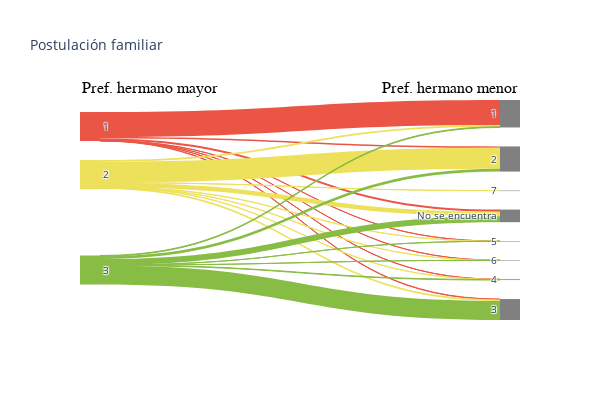

Source (notebook cell):
### Code cell
data_flow = pd.read_csv("/Users/javieragazmuri/ConsiliumBots Dropbox/ConsiliumBots/Projects/Chile/Siblings/data/intermediate/famapp_3_post.csv")
data_flow.head()

import plotly.graph_objects as go

dict_color = {1:'rgb(234,85,69)',2:'rgb(237,225,91)',3:'rgb(135,188,69)',4:'rgb(39,174,239)'}

fig = go.Figure(data=[go.Sankey(
node = dict(
 pad = 19,
 thickness = 20,
 line = dict( width = 0),
 color = ['grey','rgb(234,85,69)','rgb(237,225,91)','rgb(135,188,69)','rgb(39,174,239)','grey', 'grey','grey','grey','grey','grey','grey','grey','grey','grey'],
 label = ["fake","1","2", "3","4","No se encuentra","1", "2", "3", "4", "5", "6", "7", "8","9", "10 o más"],),
link = dict(
 source = data_flow['pref_mayor'].to_list(),
 target = data_flow['pref_menor'].to_list(),
 value = data_flow['aux'].to_list(),
 color = [dict_color[x] for x in data_flow['pref_mayor'].to_list()]))])

for x_coordinate, column_name in enumerate(["Pref. hermano mayor", "Pref. hermano menor"]):
  fig.add_annotation(
          x=x_coordinate,
          y=1.1,
          xref="x",
          yref="paper",
          text=column_name,
          showarrow=False,
          font=dict(
              family="Courier New, monospace",
              size=16,
              color="black"
              ),
          align="center",
          )


fig.update_layout(
    title_text="Postulación familiar",
    autosize=False,
    width=600,
    height=400,
    xaxis={
    'showgrid': False, # thin lines in the background
    'zeroline': False, # thick line at x=0
    'visible': False,  # numbers below
    },
    yaxis={
    'showgrid': False, # thin lines in the background
    'zeroline': False, # thick line at x=0
    'visible': False,  # numbers below
    }, plot_bgcolor='rgba(0,0,0,0)', font_size=10)

fig.show()

data_flow.head()

### Figure 1 — Plotly figure (JSON) as saved in the notebook; plotly's stock layout.template omitted (floating-point values rounded to 4 significant figures)
{"data": [{"link": {"color": ["rgb(234,85,69)", "rgb(234,85,69)", "rgb(234,85,69)", "rgb(234,85,69)", "rgb(234,85,69)", "rgb(234,85,69)", "rgb(234,85,69)", "rgb(237,225,91)", "rgb(237,225,91)", "rgb(237,225,91)", "rgb(237,225,91)", "rgb(237,225,91)", "rgb(237,225,91)", "rgb(237,225,91)", "rgb(237,225,91)", "rgb(135,188,69)", "rgb(135,188,69)", "rgb(135,188,69)", "rgb(135,188,69)", "rgb(135,188,69)", "rgb(135,188,69)", "rgb(135,188,69)"], "source": [1, 1, 1, 1, 1, 1, 1, 2, 2, 2, 2, 2, 2, 2, 2, 3, 3, 3, 3, 3, 3, 3], "target": [5, 6, 7, 8, 9, 10, 11, 5, 6, 7, 8, 9, 10, 11, 12, 5, 6, 7, 8, 9, 10, 11], "value": [698, 8017, 427, 126, 18, 5, 1, 1402, 540, 6742, 537, 57, 11, 2, 1, 1935, 235, 891, 6052, 164, 12, 3]}, "node": {"color": ["grey", "rgb(234,85,69)", "rgb(237,225,91)", "rgb(135,188,69)", "rgb(39,174,239)", "grey", "grey", "grey", "grey", "grey", "grey", "grey", "grey", "grey", "grey"], "label": ["fake", "1", "2", "3", "4", "No se encuentra", "1", "2", "3", "4", "5", "6", "7", "8", "9", "10 o más"], "line": {"width": 0}, "pad": 19, "thickness": 20}, "type": "sankey"}], "layout": {"annotations": [{"align": "center", "font": {"color": "black", "family": "Courier New, monospace", "size": 16}, "showarrow": false, "text": "Pref. hermano mayor", "x": 0, "xref": "x", "y": 1.1, "yref": "paper"}, {"align": "center", "font": {"color": "black", "family": "Courier New, monospace", "size": 16}, "showarrow": false, "text": "Pref. hermano menor", "x": 1, "xref": "x", "y": 1.1, "yref": "paper"}], "autosize": false, "font": {"size": 10}, "height": 400, "plot_bgcolor": "rgba(0,0,0,0)", "title": {"text": "Postulación familiar"}, "width": 600, "xaxis": {"showgrid": false, "visible": false, "zeroline": false}, "yaxis": {"showgrid": false, "visible": false, "zeroline": false}}}
